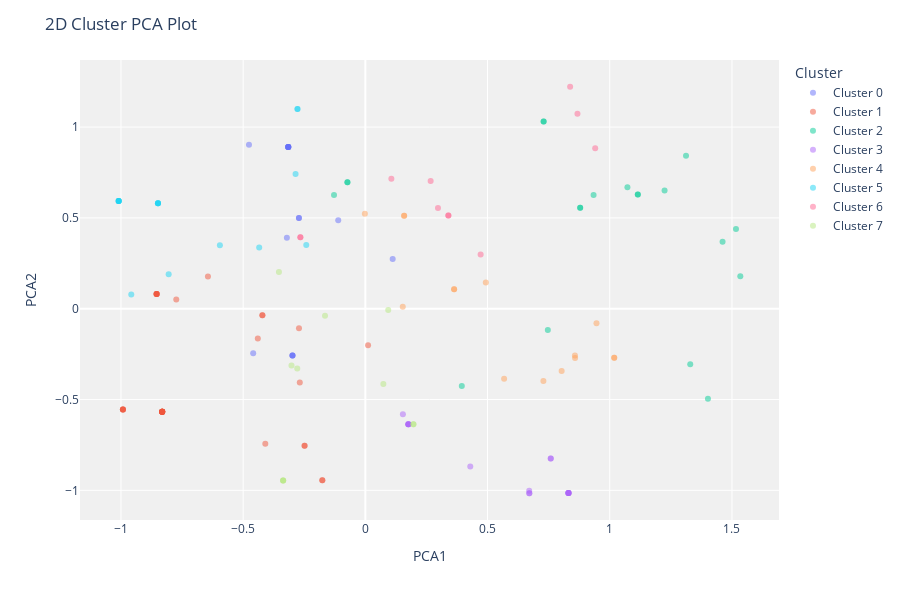

The cell this chart's notebook holds for it:
### Code cell
plot_model(kmeans, plot='cluster')

### Figure 1 — Plotly figure (JSON) as saved in the notebook; plotly's stock layout.template omitted (floating-point values rounded to 4 significant figures)
{"data": [{"customdata": [["35-44"], ["45-54"], ["45-54"], ["35-44"], ["45-54"], ["45-54"], ["25-34"], ["45-54"], ["35-44"], ["35-44"], ["45-54"], ["25-34"], ["25-34"], ["45-54"], ["35-44"], ["55-64"]], "hovertemplate": "Cluster=Cluster 0<br>PCA1=%{x}<br>PCA2=%{y}<br>Feature=%{customdata[0]}<extra></extra>", "legendgroup": "Cluster 0", "marker": {"color": "#636efa", "opacity": 0.5, "symbol": "circle"}, "mode": "markers", "name": "Cluster 0", "orientation": "v", "showlegend": true, "textposition": "top center", "type": "scatter", "x": [-0.2983, -0.3155, -0.3155, -0.459, -0.4762, -0.3155, -0.2718, -0.3155, -0.2983, 0.1117, -0.3155, -0.1111, -0.2718, -0.3155, -0.2983, -0.3211], "xaxis": "x", "y": [-0.2569, 0.8908, 0.8908, -0.2449, 0.9029, 0.8908, 0.499, 0.8908, -0.2569, 0.2742, 0.8908, 0.4869, 0.499, 0.8908, -0.2569, 0.3904], "yaxis": "y"}, {"customdata": [["55-64"], ["55-64"], ["35-44"], ["55-64"], ["35-44"], ["25-34"], ["35-44"], ["35-44"], ["35-44"], [">=65"], ["35-44"], ["35-44"], ["35-44"], ["35-44"], ["35-44"], ["35-44"], ["55-64"], ["55-64"], ["35-44"], ["35-44"], ["35-44"], ["35-44"], ["35-44"], ["25-34"], ["35-44"], ["35-44"], ["55-64"], ["35-44"], ["35-44"], ["35-44"], ["35-44"], ["35-44"], ["55-64"]], "hovertemplate": "Cluster=Cluster 1<br>PCA1=%{x}<br>PCA2=%{y}<br>Feature=%{customdata[0]}<extra></extra>", "legendgroup": "Cluster 1", "marker": {"color": "#EF553B", "opacity": 0.5, "symbol": "circle"}, "mode": "markers", "name": "Cluster 1", "orientation": "v", "showlegend": true, "textposition": "top center", "type": "scatter", "x": [-0.8542, -0.4401, -0.8313, -0.8542, -0.4094, 0.01106, -0.2683, -0.4213, -0.8313, -0.7737, -0.9921, -0.8313, -0.2487, -0.2487, -0.9921, -0.1761, -0.8542, -0.2716, -0.9921, -0.8313, -0.8313, -0.8313, -0.8313, -0.6441, -0.4213, -0.1761, -0.8542, -0.8313, -0.8313, -0.9921, -0.8313, -0.8313, -0.8542], "xaxis": "x", "y": [0.0805, -0.1638, -0.5669, 0.0805, -0.7428, -0.2006, -0.4057, -0.03571, -0.5669, 0.05088, -0.5548, -0.5669, -0.7549, -0.7549, -0.5548, -0.9445, 0.0805, -0.1076, -0.5548, -0.5669, -0.5669, -0.5669, -0.5669, 0.177, -0.03571, -0.9445, 0.0805, -0.5669, -0.5669, -0.5548, -0.5669, -0.5669, 0.0805], "yaxis": "y"}, {"customdata": [["45-54"], ["25-34"], ["25-34"], ["18-24"], ["25-34"], ["35-44"], ["18-24"], ["45-54"], ["35-44"], ["35-44"], ["25-34"], ["25-34"], ["25-34"], ["18-24"], ["18-24"], ["45-54"], ["25-34"], ["35-44"], ["45-54"], ["18-24"]], "hovertemplate": "Cluster=Cluster 2<br>PCA1=%{x}<br>PCA2=%{y}<br>Feature=%{customdata[0]}<extra></extra>", "legendgroup": "Cluster 2", "marker": {"color": "#00cc96", "opacity": 0.5, "symbol": "circle"}, "mode": "markers", "name": "Cluster 2", "orientation": "v", "showlegend": true, "textposition": "top center", "type": "scatter", "x": [0.7295, 0.9339, 1.115, 0.879, 1.115, 0.7467, 1.462, 1.312, 0.3946, 1.329, 1.072, -0.07338, 1.517, 0.879, 1.534, 0.7295, -0.07338, 1.402, 1.224, -0.1282], "xaxis": "x", "y": [1.03, 0.6264, 0.6284, 0.556, 0.6284, -0.1174, 0.368, 0.8423, -0.4254, -0.3055, 0.6692, 0.6961, 0.4384, 0.556, 0.1784, 1.03, 0.6961, -0.495, 0.6509, 0.6257], "yaxis": "y"}, {"customdata": [["35-44"], ["35-44"], ["35-44"], ["35-44"], ["35-44"], ["35-44"], ["35-44"], ["35-44"], ["35-44"], ["35-44"], ["35-44"], ["35-44"], ["35-44"], ["35-44"], ["35-44"], ["35-44"], ["35-44"]], "hovertemplate": "Cluster=Cluster 3<br>PCA1=%{x}<br>PCA2=%{y}<br>Feature=%{customdata[0]}<extra></extra>", "legendgroup": "Cluster 3", "marker": {"color": "#ab63fa", "opacity": 0.5, "symbol": "circle"}, "mode": "markers", "name": "Cluster 3", "orientation": "v", "showlegend": true, "textposition": "top center", "type": "scatter", "x": [0.8311, 0.1536, 0.1759, 0.7586, 0.8311, 0.8311, 0.1759, 0.6709, 0.8311, 0.6704, 0.1759, 0.6709, 0.4293, 0.1759, 0.8311, 0.7586, 0.8311], "xaxis": "x", "y": [-1.014, -0.5817, -0.6365, -0.8246, -1.014, -1.014, -0.6365, -1.016, -1.014, -1.002, -0.6365, -1.016, -0.8687, -0.6365, -1.014, -0.8246, -1.014], "yaxis": "y"}, {"customdata": [["45-54"], ["25-34"], ["25-34"], ["55-64"], ["18-24"], ["25-34"], ["25-34"], ["25-34"], [">=65"], [">=65"], ["25-34"], ["45-54"], ["45-54"], ["45-54"], ["25-34"]], "hovertemplate": "Cluster=Cluster 4<br>PCA1=%{x}<br>PCA2=%{y}<br>Feature=%{customdata[0]}<extra></extra>", "legendgroup": "Cluster 4", "marker": {"color": "#FFA15A", "opacity": 0.5, "symbol": "circle"}, "mode": "markers", "name": "Cluster 4", "orientation": "v", "showlegend": true, "textposition": "top center", "type": "scatter", "x": [-0.002026, 0.8581, 1.018, 0.1531, 0.8032, 0.8576, 1.018, 0.3631, 0.5678, 0.7285, 0.3631, 0.4929, 0.1587, 0.1587, 0.9458], "xaxis": "x", "y": [0.5234, -0.272, -0.2702, 0.01088, -0.3424, -0.2581, -0.2702, 0.1074, -0.3861, -0.3982, 0.1074, 0.1439, 0.5113, 0.5113, -0.0807], "yaxis": "y"}, {"customdata": [["45-54"], ["45-54"], ["45-54"], ["45-54"], ["45-54"], ["25-34"], ["45-54"], ["unknown"], ["45-54"], ["45-54"], ["45-54"], ["45-54"], ["45-54"], ["45-54"], ["45-54"], ["45-54"], ["25-34"]], "hovertemplate": "Cluster=Cluster 5<br>PCA1=%{x}<br>PCA2=%{y}<br>Feature=%{customdata[0]}<extra></extra>", "legendgroup": "Cluster 5", "marker": {"color": "#19d3f3", "opacity": 0.5, "symbol": "circle"}, "mode": "markers", "name": "Cluster 5", "orientation": "v", "showlegend": true, "textposition": "top center", "type": "scatter", "x": [-0.2855, -0.8486, -0.8486, -1.009, -1.009, -0.8049, -1.009, -0.9579, -0.2778, -1.009, -0.8486, -0.4344, -0.8486, -1.009, -0.2778, -0.5952, -0.2418], "xaxis": "x", "y": [0.742, 0.5809, 0.5809, 0.593, 0.593, 0.1891, 0.593, 0.07839, 1.1, 0.593, 0.5809, 0.3366, 0.5809, 0.593, 1.1, 0.3487, 0.3502], "yaxis": "y"}, {"customdata": [["45-54"], ["45-54"], ["45-54"], ["45-54"], ["45-54"], ["45-54"], ["25-34"], ["45-54"], ["45-54"], ["45-54"], ["45-54"]], "hovertemplate": "Cluster=Cluster 6<br>PCA1=%{x}<br>PCA2=%{y}<br>Feature=%{customdata[0]}<extra></extra>", "legendgroup": "Cluster 6", "marker": {"color": "#FF6692", "opacity": 0.5, "symbol": "circle"}, "mode": "markers", "name": "Cluster 6", "orientation": "v", "showlegend": true, "textposition": "top center", "type": "scatter", "x": [-0.2659, 0.3397, 0.8679, 0.2971, 0.3397, 0.2672, 0.4716, 0.8379, -0.2659, 0.1064, 0.9404], "xaxis": "x", "y": [0.3928, 0.5132, 1.073, 0.554, 0.5132, 0.7028, 0.2989, 1.222, 0.3928, 0.7149, 0.8835], "yaxis": "y"}, {"customdata": [[">=65"], [">=65"], ["35-44"], ["35-44"], ["35-44"], ["unknown"], ["35-44"], ["45-54"], ["35-44"], ["35-44"], ["<18"]], "hovertemplate": "Cluster=Cluster 7<br>PCA1=%{x}<br>PCA2=%{y}<br>Feature=%{customdata[0]}<extra></extra>", "legendgroup": "Cluster 7", "marker": {"color": "#B6E880", "opacity": 0.5, "symbol": "circle"}, "mode": "markers", "name": "Cluster 7", "orientation": "v", "showlegend": true, "textposition": "top center", "type": "scatter", "x": [0.09359, -0.2787, -0.3364, 0.1967, 0.1967, -0.3022, 0.07361, -0.3536, -0.3364, -0.3364, -0.1651], "xaxis": "x", "y": [-0.006503, -0.3285, -0.9463, -0.6363, -0.6363, -0.3131, -0.4151, 0.2015, -0.9463, -0.9463, -0.03893], "yaxis": "y"}], "layout": {"height": 600, "legend": {"title": {"text": "Cluster"}, "tracegroupgap": 0}, "margin": {"t": 60}, "plot_bgcolor": "rgb(240,240,240)", "title": {"text": "2D Cluster PCA Plot"}, "xaxis": {"anchor": "y", "domain": [0, 1], "title": {"text": "PCA1"}}, "yaxis": {"anchor": "x", "domain": [0, 1], "title": {"text": "PCA2"}}}}
